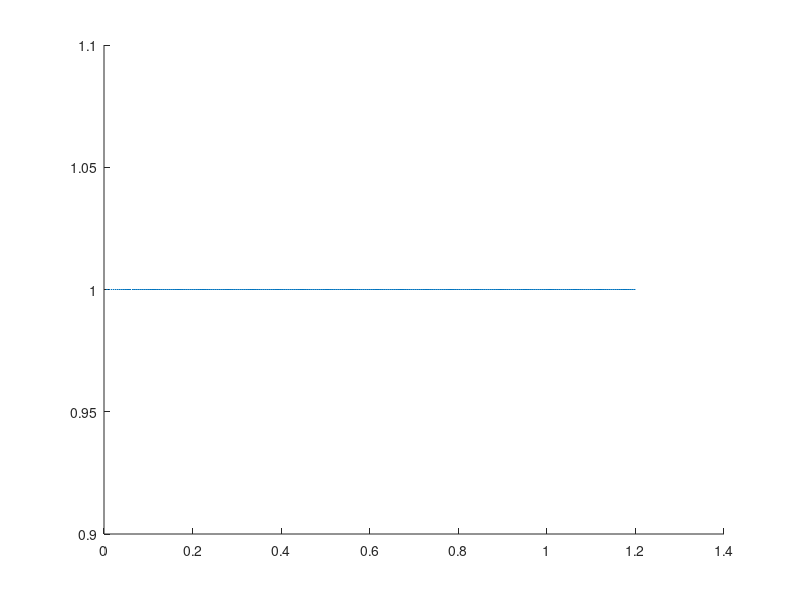

Reproduce this figure in MATLAB. (Note: this script raises an error after producing the figure.)
clc;close;clear
% We can use a Gamma distribution to represent the probability of erosion
% reaching a certain extent in a given blade regioon 
% n years after the turbine begins operation

% Gamma distributions represent time to failure events

% We assume that failure happens with more frequency towards the tip of the
% blades



% The mean is a*b
% a will be dependent on the years since start
% b will be dependet on the location on blade
hold on
colors = {"#ff0000",...
    "#ff9933",...
    "#808000",...
    "#009900",...
    "#0099ff",...
    "#6600ff"};
for j = 1:20
    iter = 1;
    for i = 1:6
        a = 2.3*(j^(3.5/2)*i^(7/3)/(2*4*18));b = i^(1/20)/(2*7*18)+1/2000*(6-i);
        pd1 = makedist("Gamma","a",a,"b",b);
        xs = linspace(0,1.2,256);
        ys = pd1.pdf(xs);
        plot3(xs,j*ones(1,numel(xs)),ys,LineWidth=3,Color=colors{i})
        lgd(iter) = {"Region"+num2str(i)};
        means(j,i) = [a*b];
        vars(j,i) = [a*b*b];
        iter = iter+1;
        
    end
end
xlabel("Erosion Level")
zlabel("Probability")
ylabel("Time")
legend(lgd)
title("Pdf of erosion distribuiton")


figure
hold on
for j = 1:20
    iter = 1;
    for i = 1:6
        a = 2.3*(j^(3.5/2)*i^(7/3)/(2*4*18));b = i^(1/20)/(2*7*18)+1/2000*(6-i);
        pd2 = makedist("Gamma","a",a,"b",b);
        xs = linspace(0,1.2,256);
        ys = pd2.cdf(xs);
        plot3(xs,j*ones(1,numel(xs)),ys,LineWidth=3,Color=colors{i})
        lgd(iter) = {"Region"+num2str(i)};
        iter = iter+1;
        
    end
end
xlabel("Erosion Level")
zlabel("Probability")
ylabel("Time")
legend(lgd)
title("cdf of erosion distribuiton")
figure
hold on
for i = 1:6
    plot(1:20,means(1:20,i),"Color",colors{i})
end
xlabel("time")
ylabel("stats")
legend(lgd)
title("means")
figure
hold on
for i = 1:6
    plot(1:20,vars(1:20,i),"Color",colors{i})
end
xlabel("time")
ylabel("stats")
legend(lgd)
title("vars")
%%
% We will generate an erosion distribution by assigning a time, and
% then for each region, drawing from the distribution defined by 
% gamma(a,b)
% a = time (in years)
% b = region (i/(i+71))
design = zeros(1,18);
times = 1:20;
regions = 1:6;
iter = 1;
for k = 1 % 2 realizations of each type
    for i = 1:numel(times)
        for j = 1:numel(regions)
            t = times(i);
            r = regions(j);
            a = 2.3*(t^(3.5/2)*r^(7/3)/(2*4*18));
            b = r^(1/20)/(2*7*18)+1/2000*(6-r);
            
            pd = makedist("Gamma","a",a,"b",b);
            x = random(pd);
            for p = 1:3
                ps(p) = min(max(randn(1)*(x/20)+x,0),1);
            end
            design(iter,[j,j+6,j+12]) = ps;
        end
        iter = iter+1;
    end
end
%%

for i = 1:20
    figure
    bar(1:6,design(i,1:6),"yellow")
    hold on
    bar(7:12,design(i,7:12),"magenta")
    bar(13:18,design(i,13:18),"red")
    ylim([0,1])
end
%% Generate a data-set

% We will set up all the points here, so that when we run the test, no
% further changes are needed

% input space dimension: # environmental inputs
dim = 3;

% number of test points:
% Select the number of years to simulate
years = 20;
% Select the number of samples per year
sampls = 2;
% Number of rows needed
num = years*sampls;

X = lhsdesign(num,dim,'Criterion','correlation','iterations',10);

% Add the erosion components
M = zeros(numel(X(:,1)),22); % We add the last column for year

% We have 6 regions
regions = 1:6;

yrs = 0;

% Iterate through the design, and set each column appropriately 
for i =1:numel(X(:,1))
    M(i,1) = 25*X(i,1); % Set wind direction
    M(i,2) = 3+22*X(i,2); % Set wind speed
    M(i,3) = 1225*.9+.2*1225*X(i,3); % Set the air density

    % Then we set the erosion.
    if yrs==0
        M(i,4:21) = zeros(1,18); % Control Group
    else
        t = yrs;
        for j = 1:numel(regions)
            r = regions(j);
            a = 2.3*(t^(3.5/2)*r^(7/3)/(2*4*18));
            b = r^(1/20)/(2*7*18)+1/2000*(6-r);
            
            pd = makedist("Gamma","a",a,"b",b);
            x = random(pd);
            for p = 1:3
                ps(p) = min(max(randn(1)*(x/20)+x,0),1);
            end
            M(i,3+[j,j+6,j+12]) = ps;
            M(i,22) = yrs;
        end
    end

    % Check if we advance to the next year
    if mod(i,sampls) == 0
        yrs = yrs+1;
    end

end

save("LifeCylceErosionClasses.txt","M","-ascii")
%% Check if the data-set we made looks right

M = readmatrix("LifeCycleErosionClasses.txt");

for i = 1:40
    figure
    hold on
    bar(1,(1/25)*M(i,1),"black")
    bar(2,(1/25)*M(i,2),"black")
    bar(3,(1/(1.1*1225))*M(i,3),"black")

    bar(4:9,M(i,4:9),"yellow")
    
    bar(10:15,M(i,10:15),"magenta")

    bar(16:21,M(i,16:21),"red")

    ylim([0,1])
    title("Year" + num2str(M(i,22)))
end

